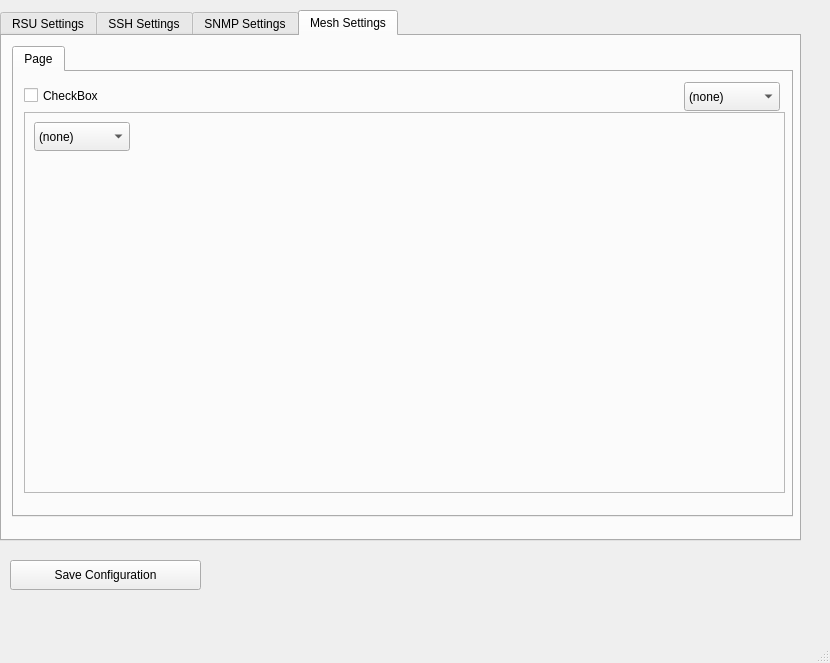
<?xml version="1.0" encoding="UTF-8"?>
<ui version="4.0">
 <class>CV2X_Automated_Tester</class>
 <widget class="QMainWindow" name="CV2X_Automated_Tester">
  <property name="geometry">
   <rect>
    <x>0</x>
    <y>0</y>
    <width>830</width>
    <height>663</height>
   </rect>
  </property>
  <property name="windowTitle">
   <string>C-V2X Automated Tester</string>
  </property>
  <widget class="QWidget" name="centralwidget">
   <widget class="QTabWidget" name="tabWidget">
    <property name="geometry">
     <rect>
      <x>0</x>
      <y>10</y>
      <width>801</width>
      <height>531</height>
     </rect>
    </property>
    <property name="currentIndex">
     <number>3</number>
    </property>
    <widget class="QWidget" name="tab">
     <attribute name="title">
      <string>RSU Settings</string>
     </attribute>
     <widget class="QSpinBox" name="rsuCount_spinBox">
      <property name="geometry">
       <rect>
        <x>360</x>
        <y>10</y>
        <width>91</width>
        <height>30</height>
       </rect>
      </property>
      <property name="maximum">
       <number>5</number>
      </property>
     </widget>
     <widget class="QLabel" name="label">
      <property name="geometry">
       <rect>
        <x>10</x>
        <y>10</y>
        <width>351</width>
        <height>31</height>
       </rect>
      </property>
      <property name="text">
       <string>Enter Number of RSUs to be Tested (0-5):</string>
      </property>
     </widget>
     <widget class="QFrame" name="rsu_frame">
      <property name="geometry">
       <rect>
        <x>10</x>
        <y>40</y>
        <width>781</width>
        <height>441</height>
       </rect>
      </property>
      <property name="frameShape">
       <enum>QFrame::StyledPanel</enum>
      </property>
      <property name="frameShadow">
       <enum>QFrame::Raised</enum>
      </property>
      <widget class="QLabel" name="label_2">
       <property name="geometry">
        <rect>
         <x>20</x>
         <y>10</y>
         <width>101</width>
         <height>21</height>
        </rect>
       </property>
       <property name="text">
        <string>RSU Label</string>
       </property>
      </widget>
      <widget class="QLabel" name="label_3">
       <property name="geometry">
        <rect>
         <x>150</x>
         <y>10</y>
         <width>101</width>
         <height>21</height>
        </rect>
       </property>
       <property name="text">
        <string>IP Address</string>
       </property>
      </widget>
      <widget class="Line" name="line">
       <property name="geometry">
        <rect>
         <x>280</x>
         <y>10</y>
         <width>20</width>
         <height>301</height>
        </rect>
       </property>
       <property name="orientation">
        <enum>Qt::Vertical</enum>
       </property>
      </widget>
      <widget class="QLabel" name="label_4">
       <property name="geometry">
        <rect>
         <x>310</x>
         <y>10</y>
         <width>101</width>
         <height>21</height>
        </rect>
       </property>
       <property name="text">
        <string>Valid</string>
       </property>
      </widget>
      <widget class="Line" name="line_2">
       <property name="geometry">
        <rect>
         <x>370</x>
         <y>10</y>
         <width>20</width>
         <height>301</height>
        </rect>
       </property>
       <property name="orientation">
        <enum>Qt::Vertical</enum>
       </property>
      </widget>
      <widget class="QLabel" name="label_5">
       <property name="geometry">
        <rect>
         <x>400</x>
         <y>10</y>
         <width>101</width>
         <height>21</height>
        </rect>
       </property>
       <property name="text">
        <string>Ping Test</string>
       </property>
      </widget>
     </widget>
    </widget>
    <widget class="QWidget" name="tab_2">
     <attribute name="title">
      <string>SSH Settings</string>
     </attribute>
     <widget class="QTabWidget" name="ssh_tabWidget">
      <property name="geometry">
       <rect>
        <x>10</x>
        <y>10</y>
        <width>781</width>
        <height>471</height>
       </rect>
      </property>
     </widget>
    </widget>
    <widget class="QWidget" name="tab_3">
     <attribute name="title">
      <string>SNMP Settings</string>
     </attribute>
     <widget class="QTabWidget" name="snmp_tabWidget">
      <property name="geometry">
       <rect>
        <x>10</x>
        <y>10</y>
        <width>781</width>
        <height>471</height>
       </rect>
      </property>
      <widget class="QWidget" name="tab_5">
       <attribute name="title">
        <string>Page</string>
       </attribute>
       <widget class="QLabel" name="snmp_ver_label">
        <property name="geometry">
         <rect>
          <x>10</x>
          <y>20</y>
          <width>141</width>
          <height>21</height>
         </rect>
        </property>
        <property name="text">
         <string>Version:</string>
        </property>
        <property name="alignment">
         <set>Qt::AlignRight|Qt::AlignTrailing|Qt::AlignVCenter</set>
        </property>
       </widget>
       <widget class="QLabel" name="snmp_snm_label">
        <property name="geometry">
         <rect>
          <x>10</x>
          <y>50</y>
          <width>141</width>
          <height>21</height>
         </rect>
        </property>
        <property name="text">
         <string>Security Name:</string>
        </property>
        <property name="alignment">
         <set>Qt::AlignRight|Qt::AlignTrailing|Qt::AlignVCenter</set>
        </property>
       </widget>
       <widget class="QLabel" name="snmp_slv_label">
        <property name="geometry">
         <rect>
          <x>10</x>
          <y>80</y>
          <width>141</width>
          <height>21</height>
         </rect>
        </property>
        <property name="text">
         <string>Security Level:</string>
        </property>
        <property name="alignment">
         <set>Qt::AlignRight|Qt::AlignTrailing|Qt::AlignVCenter</set>
        </property>
       </widget>
       <widget class="QLabel" name="snmp_aty_label">
        <property name="geometry">
         <rect>
          <x>10</x>
          <y>110</y>
          <width>141</width>
          <height>21</height>
         </rect>
        </property>
        <property name="text">
         <string>Auth Type:</string>
        </property>
        <property name="alignment">
         <set>Qt::AlignRight|Qt::AlignTrailing|Qt::AlignVCenter</set>
        </property>
       </widget>
       <widget class="QLabel" name="snmp_pty_label">
        <property name="geometry">
         <rect>
          <x>10</x>
          <y>170</y>
          <width>141</width>
          <height>21</height>
         </rect>
        </property>
        <property name="text">
         <string>Priv Type:</string>
        </property>
        <property name="alignment">
         <set>Qt::AlignRight|Qt::AlignTrailing|Qt::AlignVCenter</set>
        </property>
       </widget>
       <widget class="QLabel" name="snmp_ppa_label">
        <property name="geometry">
         <rect>
          <x>10</x>
          <y>200</y>
          <width>141</width>
          <height>21</height>
         </rect>
        </property>
        <property name="text">
         <string>Priv Passphrase:</string>
        </property>
        <property name="alignment">
         <set>Qt::AlignRight|Qt::AlignTrailing|Qt::AlignVCenter</set>
        </property>
       </widget>
       <widget class="QLabel" name="snmp_apa_label">
        <property name="geometry">
         <rect>
          <x>10</x>
          <y>140</y>
          <width>141</width>
          <height>21</height>
         </rect>
        </property>
        <property name="text">
         <string>Auth Passphrase:</string>
        </property>
        <property name="alignment">
         <set>Qt::AlignRight|Qt::AlignTrailing|Qt::AlignVCenter</set>
        </property>
       </widget>
       <widget class="QLineEdit" name="snmp_ver_lineEdit">
        <property name="geometry">
         <rect>
          <x>160</x>
          <y>20</y>
          <width>141</width>
          <height>21</height>
         </rect>
        </property>
       </widget>
       <widget class="QLineEdit" name="snmp_snm_lineEdit">
        <property name="geometry">
         <rect>
          <x>160</x>
          <y>50</y>
          <width>141</width>
          <height>21</height>
         </rect>
        </property>
       </widget>
       <widget class="QLineEdit" name="snmp_slv_lineEdit">
        <property name="geometry">
         <rect>
          <x>160</x>
          <y>80</y>
          <width>141</width>
          <height>21</height>
         </rect>
        </property>
       </widget>
       <widget class="QLineEdit" name="snmp_aty_lineEdit">
        <property name="geometry">
         <rect>
          <x>160</x>
          <y>110</y>
          <width>141</width>
          <height>21</height>
         </rect>
        </property>
       </widget>
       <widget class="QLineEdit" name="snmp_apa_lineEdit">
        <property name="geometry">
         <rect>
          <x>160</x>
          <y>140</y>
          <width>141</width>
          <height>21</height>
         </rect>
        </property>
       </widget>
       <widget class="QLineEdit" name="snmp_pty_lineEdit">
        <property name="geometry">
         <rect>
          <x>160</x>
          <y>170</y>
          <width>141</width>
          <height>21</height>
         </rect>
        </property>
       </widget>
       <widget class="QLineEdit" name="snmp_ppa_lineEdit">
        <property name="geometry">
         <rect>
          <x>160</x>
          <y>200</y>
          <width>141</width>
          <height>21</height>
         </rect>
        </property>
       </widget>
       <widget class="QPushButton" name="snmp_run_pushButton">
        <property name="geometry">
         <rect>
          <x>110</x>
          <y>240</y>
          <width>106</width>
          <height>30</height>
         </rect>
        </property>
        <property name="text">
         <string>Run Tests</string>
        </property>
       </widget>
       <widget class="QCheckBox" name="snmp_apa_checkBox">
        <property name="geometry">
         <rect>
          <x>310</x>
          <y>140</y>
          <width>71</width>
          <height>21</height>
         </rect>
        </property>
        <property name="text">
         <string>Show</string>
        </property>
       </widget>
       <widget class="QCheckBox" name="snmp_ppa_checkBox">
        <property name="geometry">
         <rect>
          <x>310</x>
          <y>200</y>
          <width>71</width>
          <height>21</height>
         </rect>
        </property>
        <property name="text">
         <string>Show</string>
        </property>
       </widget>
      </widget>
     </widget>
    </widget>
    <widget class="QWidget" name="tab_4">
     <attribute name="title">
      <string>Mesh Settings</string>
     </attribute>
     <widget class="QTabWidget" name="mesh_tabWidget">
      <property name="geometry">
       <rect>
        <x>10</x>
        <y>10</y>
        <width>781</width>
        <height>471</height>
       </rect>
      </property>
      <widget class="QWidget" name="tab_6">
       <attribute name="title">
        <string>Page</string>
       </attribute>
       <widget class="QCheckBox" name="checkBox">
        <property name="geometry">
         <rect>
          <x>10</x>
          <y>10</y>
          <width>110</width>
          <height>27</height>
         </rect>
        </property>
        <property name="text">
         <string>CheckBox</string>
        </property>
       </widget>
       <widget class="QFrame" name="frame">
        <property name="geometry">
         <rect>
          <x>10</x>
          <y>40</y>
          <width>761</width>
          <height>381</height>
         </rect>
        </property>
        <property name="frameShape">
         <enum>QFrame::StyledPanel</enum>
        </property>
        <property name="frameShadow">
         <enum>QFrame::Raised</enum>
        </property>
        <widget class="QComboBox" name="comboBox">
         <property name="geometry">
          <rect>
           <x>10</x>
           <y>10</y>
           <width>96</width>
           <height>29</height>
          </rect>
         </property>
         <item>
          <property name="text">
           <string>(none)</string>
          </property>
         </item>
         <item>
          <property name="text">
           <string>A</string>
          </property>
         </item>
         <item>
          <property name="text">
           <string>B</string>
          </property>
         </item>
         <item>
          <property name="text">
           <string>C</string>
          </property>
         </item>
         <item>
          <property name="text">
           <string>D</string>
          </property>
         </item>
         <item>
          <property name="text">
           <string>E</string>
          </property>
         </item>
         <item>
          <property name="text">
           <string>F</string>
          </property>
         </item>
        </widget>
       </widget>
       <widget class="QComboBox" name="comboBox_2">
        <property name="geometry">
         <rect>
          <x>670</x>
          <y>10</y>
          <width>96</width>
          <height>29</height>
         </rect>
        </property>
        <item>
         <property name="text">
          <string>(none)</string>
         </property>
        </item>
        <item>
         <property name="text">
          <string>A</string>
         </property>
        </item>
        <item>
         <property name="text">
          <string>B</string>
         </property>
        </item>
        <item>
         <property name="text">
          <string>C</string>
         </property>
        </item>
        <item>
         <property name="text">
          <string>D</string>
         </property>
        </item>
        <item>
         <property name="text">
          <string>E</string>
         </property>
        </item>
        <item>
         <property name="text">
          <string>F</string>
         </property>
        </item>
       </widget>
      </widget>
     </widget>
    </widget>
   </widget>
   <widget class="QPushButton" name="SAVE_pushButton">
    <property name="geometry">
     <rect>
      <x>10</x>
      <y>560</y>
      <width>191</width>
      <height>30</height>
     </rect>
    </property>
    <property name="text">
     <string>Save Configuration</string>
    </property>
   </widget>
  </widget>
  <widget class="QMenuBar" name="menubar">
   <property name="geometry">
    <rect>
     <x>0</x>
     <y>0</y>
     <width>830</width>
     <height>26</height>
    </rect>
   </property>
  </widget>
  <widget class="QStatusBar" name="statusbar"/>
 </widget>
 <resources/>
 <connections/>
</ui>
